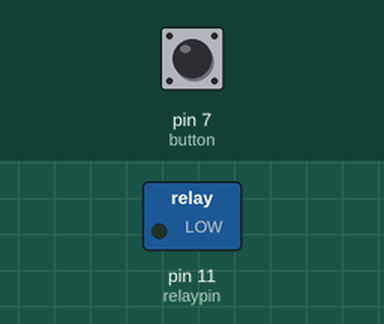
The sketch below on a simulated Arduino Uno, built with avr-gcc and run on an emulated ATmega328P. Shown: switched loads named in the sketch (green lamp = pin HIGH). Inputs (shaded band) come from the test bench; at power-on: pin 7 (button) LOW.

Above: at 1.2 s.
1.3 s: pin 7 (button) pulled HIGH for 0.15 s
At 1.37 s:
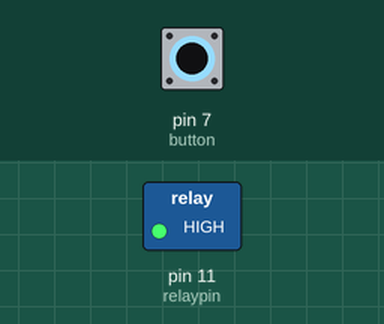
2.9 s: pin 7 (button) pulled HIGH for 3.2 s
At 6.8 s:
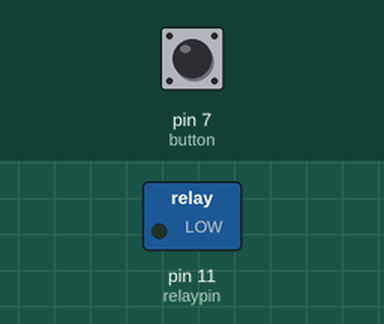
Timing chart, 0 to 8.3 s (numbered marks = the images above; inputs shaded):
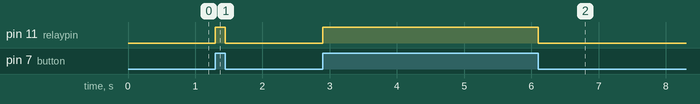

The sketch:

RELAY.ino
```cpp
int relaypin=11;//CONNECTED PIN 11 WITH RELAY INPUT
int button=7;//CONNECTED PIN 7 WITH BUTTON
void setup() {
  // put your setup code here, to run once:
 pinMode(relaypin,OUTPUT);
 pinMode(button,INPUT);

}

void loop() {
  // put your main code here, to run repeatedly:
if (digitalRead(button)==HIGH){
  digitalWrite(relaypin,HIGH);
 }
 else{
digitalWrite(relaypin,LOW);

  }


}
```

Measured:
- after the input at 1.3 s, pin 11 (relaypin): LOW → HIGH at once, → LOW 0.15 s later
- after the input at 2.9 s, pin 11 (relaypin): LOW → HIGH at once, → LOW 3.2 s later
